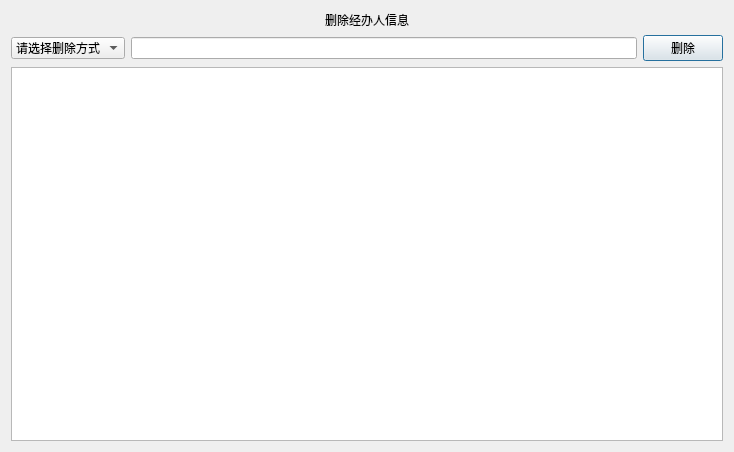
<?xml version="1.0" encoding="UTF-8"?>
<ui version="4.0">
 <class>deletesales</class>
 <widget class="QDialog" name="deletesales">
  <property name="geometry">
   <rect>
    <x>0</x>
    <y>0</y>
    <width>734</width>
    <height>452</height>
   </rect>
  </property>
  <property name="windowTitle">
   <string>删除经办人信息</string>
  </property>
  <layout class="QVBoxLayout" name="verticalLayout_2">
   <item>
    <layout class="QVBoxLayout" name="verticalLayout">
     <item>
      <widget class="QLabel" name="label">
       <property name="styleSheet">
        <string notr="true">font: 26pt &quot;方正舒体&quot;;</string>
       </property>
       <property name="text">
        <string>删除经办人信息</string>
       </property>
       <property name="alignment">
        <set>Qt::AlignCenter</set>
       </property>
      </widget>
     </item>
     <item>
      <layout class="QHBoxLayout" name="horizontalLayout_3" stretch="1,6">
       <item>
        <layout class="QHBoxLayout" name="horizontalLayout_2">
         <item>
          <widget class="QComboBox" name="comboBox">
           <item>
            <property name="text">
             <string>请选择删除方式</string>
            </property>
           </item>
           <item>
            <property name="text">
             <string>按编号删除</string>
            </property>
           </item>
           <item>
            <property name="text">
             <string>按姓名删除</string>
            </property>
           </item>
          </widget>
         </item>
        </layout>
       </item>
       <item>
        <layout class="QHBoxLayout" name="horizontalLayout">
         <item>
          <widget class="QLineEdit" name="lineEdit"/>
         </item>
         <item>
          <widget class="QPushButton" name="pushButton">
           <property name="text">
            <string>删除</string>
           </property>
          </widget>
         </item>
        </layout>
       </item>
      </layout>
     </item>
     <item>
      <widget class="QTableView" name="tableView"/>
     </item>
    </layout>
   </item>
  </layout>
 </widget>
 <resources/>
 <connections/>
</ui>
